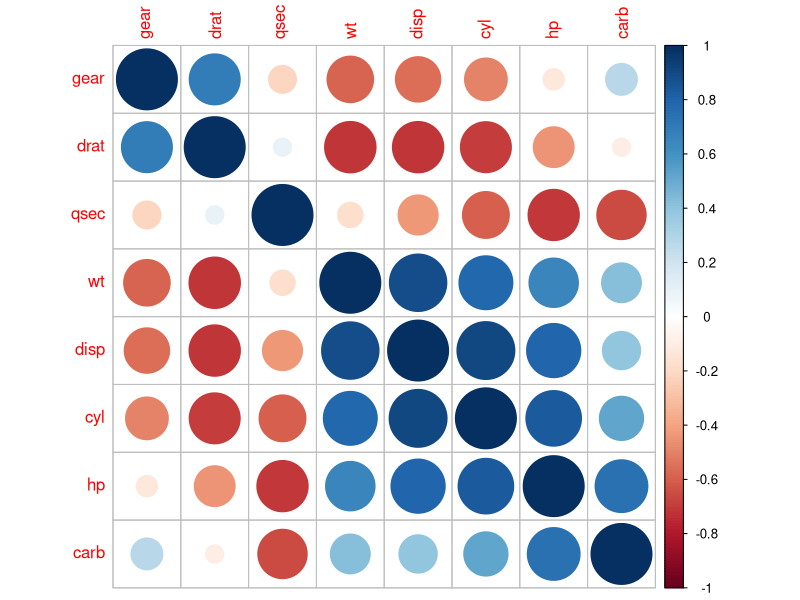
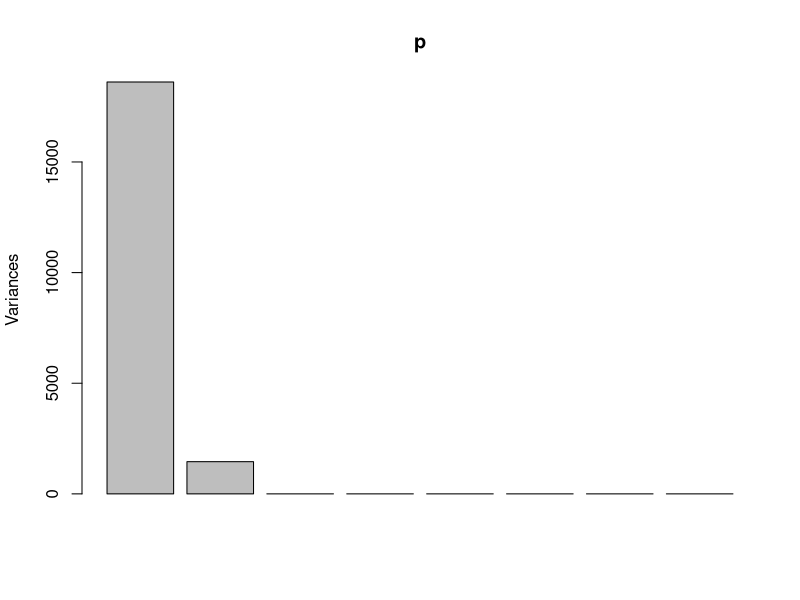
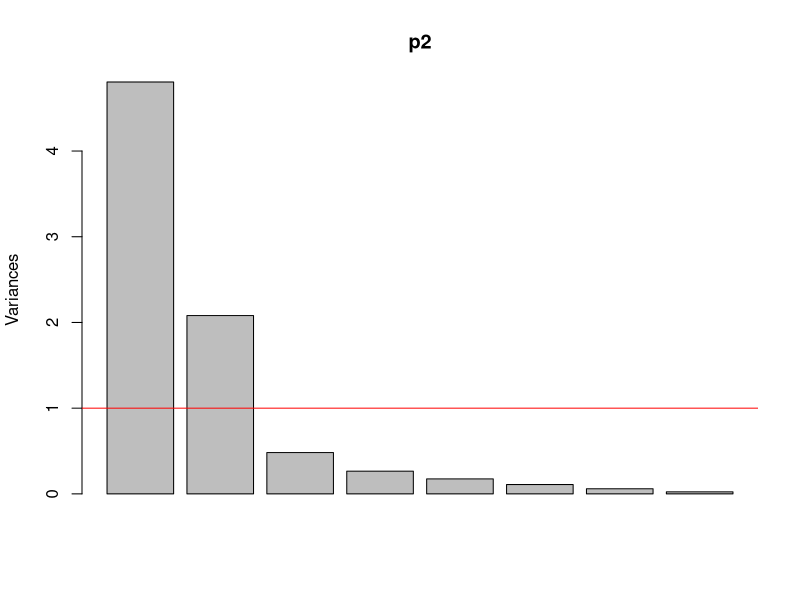

These figures' R source, in order:

# Consider the mtCars dataset, data on mpg based on other information about the cars
#   
#     Cyl = # of cylinders
#     disp = engine displacement in cc's
#     hp = horsepowere
#     etc.
head(mtcars)

ds = mtcars[, c(2:7, 10:11)]   # The metric variables in the data that are not mpg 
                               # and cut off the binary vairiables.  Note that 
                               # cylinder, gear and carb are all ordinal, so we 
                               # may have to deal with that later!

library(corrplot)
corrplot(cor(ds), order="AOE")

# Compute an initial analysis
p = prcomp(ds)
print(p)            # First component is mostly displacement and drat!
summary(p)          # How many components to get to 95%?
plot(p)             # scree plot.  How many components should we keep?

round(p$rotation, 2)   # What do you see here?
print(p)   # Component 1 is mostly displacement, but with a positive correlation with HP
           # Component 2 is mostly hp with a negative correlation with disp.  
           # Component 3 is mostly qsec

# One problem: The numbers in disp & hp vary in the hundreds
# while drat and wt are in the single digits (weight is in tonnes ... 
# what if it had been in lbs?)
#
# drat = rear axis ratio
# qsec = quarter mile time
summary(ds)

# So, let's scale
p2 = prcomp(ds, scale=T)
summary(p2)               
round(p2$rotation, 2)   # How about now?  Things are not as clear, more mixed

# Look at the scree plot
plot(p2)                # Notice the increased spread
abline(1, 0, col="red")

s = as.data.frame(p2$x)   # Pull them out so that we can analyze the scores
s[order(s$PC1), 1:2]    # Which cars score highly?  
s[order(s$PC2), 1:2]

# Let's see if we can sharpen up the interpretation
library(psych)
p3 = principal(ds, nf=2)
print(p3$loadings, cutoff=.4)  # Now, what do you see?


